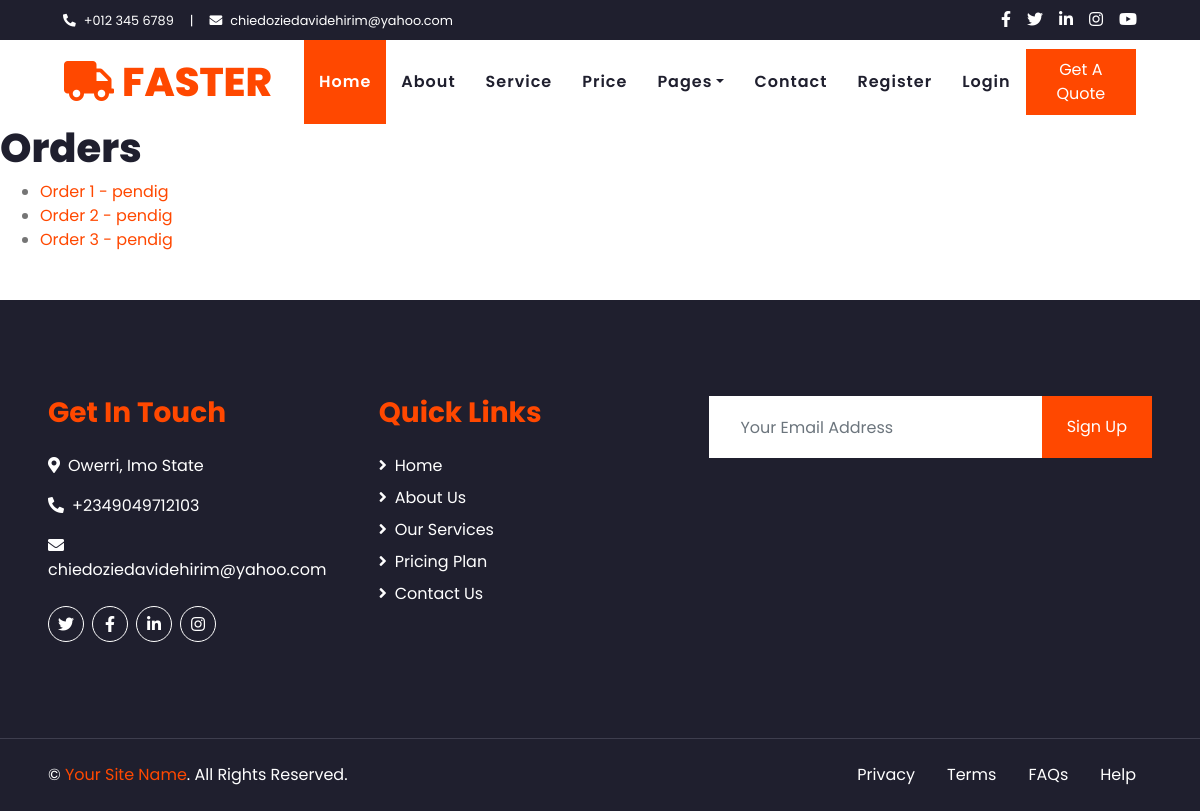
Screenshot of /orders/ with the database file from the repository.
### customers/models.py (models this page shows, shortened)
class DeliveryOrder(models.Model):
    ORDER_STATUS_CHOICES = [
        ('pendig', 'pending'),
        ('shipped', 'shipped'),
        ('delivered', 'delivered')
    ]
    customer = models.ForeignKey(Customer, on_delete=models.CASCADE)
    deliver_to = models.CharField(max_length=200)
    item = models.CharField(max_length=200)
    order_date = models.DateTimeField(auto_now_add=True)
    status = models.CharField(max_length=10, choices=ORDER_STATUS_CHOICES, default='pending')
    tracking_number = models.CharField(max_length=100, unique=True)

### customers/views.py (the view)
# urls.py: path('orders/', customer_views.OrderListView.as_view(), name='customer_order_list'),
class OrderListView(ListView, LoginRequiredMixin):
    models = DeliveryOrder
    context_object_name = 'orders'
    template_name = 'customers/order_list.html'
    def get_queryset(self):
        return DeliveryOrder.objects.all()

### customers/templates/customers/order_list.html
{% extends 'delivery/base.html' %}
{% block content %}
    <h1>Orders</h1>
    <ul>
    {% for order in orders %}
        <li><a href="{% url 'order_detail' order.id %}">Order {{ order.id }} - {{ order.status }}</a></li>
    {% endfor %}
    </ul>
{% endblock content %}

### rows the page displays
DeliveryOrder: id "1", status "pendig"
DeliveryOrder: id "2", status "pendig"
DeliveryOrder: id "3", status "pendig"
